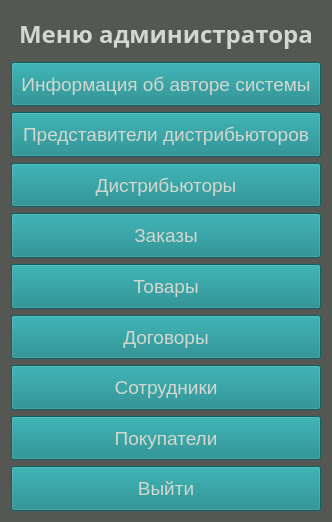
<?xml version="1.0" encoding="UTF-8"?>
<ui version="4.0">
 <class>AdminWindow</class>
 <widget class="QWidget" name="AdminWindow">
  <property name="geometry">
   <rect>
    <x>0</x>
    <y>0</y>
    <width>332</width>
    <height>522</height>
   </rect>
  </property>
  <property name="windowTitle">
   <string>АИС МЭТ</string>
  </property>
  <property name="styleSheet">
   <string notr="true">background-color: rgb(85, 87, 83);</string>
  </property>
  <layout class="QGridLayout" name="gridLayout">
   <item row="0" column="0">
    <layout class="QVBoxLayout" name="verticalLayout">
     <item>
      <widget class="QLabel" name="label">
       <property name="sizePolicy">
        <sizepolicy hsizetype="Preferred" vsizetype="Expanding">
         <horstretch>0</horstretch>
         <verstretch>0</verstretch>
        </sizepolicy>
       </property>
       <property name="font">
        <font>
         <family>Ubuntu Mono</family>
         <pointsize>18</pointsize>
         <weight>75</weight>
         <bold>true</bold>
        </font>
       </property>
       <property name="styleSheet">
        <string notr="true">color: rgb(211, 215, 207);</string>
       </property>
       <property name="text">
        <string>Меню администратора</string>
       </property>
       <property name="alignment">
        <set>Qt::AlignCenter</set>
       </property>
      </widget>
     </item>
     <item>
      <widget class="QPushButton" name="btnBuyers_2">
       <property name="sizePolicy">
        <sizepolicy hsizetype="Minimum" vsizetype="Expanding">
         <horstretch>0</horstretch>
         <verstretch>0</verstretch>
        </sizepolicy>
       </property>
       <property name="font">
        <font>
         <pointsize>14</pointsize>
        </font>
       </property>
       <property name="styleSheet">
        <string notr="true">background-color: rgb(18, 133, 135);
color: rgb(211, 215, 207);
border-color: rgb(211, 215, 207);</string>
       </property>
       <property name="text">
        <string>Информация об авторе системы</string>
       </property>
      </widget>
     </item>
     <item>
      <widget class="QPushButton" name="btnDistrReps">
       <property name="sizePolicy">
        <sizepolicy hsizetype="Minimum" vsizetype="Expanding">
         <horstretch>0</horstretch>
         <verstretch>0</verstretch>
        </sizepolicy>
       </property>
       <property name="font">
        <font>
         <pointsize>14</pointsize>
        </font>
       </property>
       <property name="styleSheet">
        <string notr="true">background-color: rgb(18, 133, 135);
color: rgb(211, 215, 207);
border-color: rgb(211, 215, 207);</string>
       </property>
       <property name="text">
        <string>Представители дистрибьюторов</string>
       </property>
      </widget>
     </item>
     <item>
      <widget class="QPushButton" name="btnDistributors">
       <property name="sizePolicy">
        <sizepolicy hsizetype="Minimum" vsizetype="Expanding">
         <horstretch>0</horstretch>
         <verstretch>0</verstretch>
        </sizepolicy>
       </property>
       <property name="font">
        <font>
         <pointsize>14</pointsize>
        </font>
       </property>
       <property name="styleSheet">
        <string notr="true">background-color: rgb(18, 133, 135);
color: rgb(211, 215, 207);
border-color: rgb(211, 215, 207);</string>
       </property>
       <property name="text">
        <string>Дистрибьюторы</string>
       </property>
      </widget>
     </item>
     <item>
      <widget class="QPushButton" name="btnOrders">
       <property name="sizePolicy">
        <sizepolicy hsizetype="Minimum" vsizetype="Expanding">
         <horstretch>0</horstretch>
         <verstretch>0</verstretch>
        </sizepolicy>
       </property>
       <property name="font">
        <font>
         <pointsize>14</pointsize>
        </font>
       </property>
       <property name="styleSheet">
        <string notr="true">background-color: rgb(18, 133, 135);
color: rgb(211, 215, 207);
border-color: rgb(211, 215, 207);</string>
       </property>
       <property name="text">
        <string>Заказы</string>
       </property>
      </widget>
     </item>
     <item>
      <widget class="QPushButton" name="btnItems">
       <property name="sizePolicy">
        <sizepolicy hsizetype="Minimum" vsizetype="Expanding">
         <horstretch>0</horstretch>
         <verstretch>0</verstretch>
        </sizepolicy>
       </property>
       <property name="font">
        <font>
         <pointsize>14</pointsize>
        </font>
       </property>
       <property name="styleSheet">
        <string notr="true">background-color: rgb(18, 133, 135);
color: rgb(211, 215, 207);
border-color: rgb(211, 215, 207);</string>
       </property>
       <property name="text">
        <string>Товары</string>
       </property>
      </widget>
     </item>
     <item>
      <widget class="QPushButton" name="btnStaff_2">
       <property name="sizePolicy">
        <sizepolicy hsizetype="Minimum" vsizetype="Expanding">
         <horstretch>0</horstretch>
         <verstretch>0</verstretch>
        </sizepolicy>
       </property>
       <property name="font">
        <font>
         <pointsize>14</pointsize>
        </font>
       </property>
       <property name="styleSheet">
        <string notr="true">background-color: rgb(18, 133, 135);
color: rgb(211, 215, 207);
border-color: rgb(211, 215, 207);</string>
       </property>
       <property name="text">
        <string>Договоры</string>
       </property>
      </widget>
     </item>
     <item>
      <widget class="QPushButton" name="btnStaff">
       <property name="sizePolicy">
        <sizepolicy hsizetype="Minimum" vsizetype="Expanding">
         <horstretch>0</horstretch>
         <verstretch>0</verstretch>
        </sizepolicy>
       </property>
       <property name="font">
        <font>
         <pointsize>14</pointsize>
        </font>
       </property>
       <property name="styleSheet">
        <string notr="true">background-color: rgb(18, 133, 135);
color: rgb(211, 215, 207);
border-color: rgb(211, 215, 207);</string>
       </property>
       <property name="text">
        <string>Сотрудники</string>
       </property>
      </widget>
     </item>
     <item>
      <widget class="QPushButton" name="btnBuyers">
       <property name="sizePolicy">
        <sizepolicy hsizetype="Minimum" vsizetype="Expanding">
         <horstretch>0</horstretch>
         <verstretch>0</verstretch>
        </sizepolicy>
       </property>
       <property name="font">
        <font>
         <pointsize>14</pointsize>
        </font>
       </property>
       <property name="styleSheet">
        <string notr="true">background-color: rgb(18, 133, 135);
color: rgb(211, 215, 207);
border-color: rgb(211, 215, 207);</string>
       </property>
       <property name="text">
        <string>Покупатели</string>
       </property>
      </widget>
     </item>
     <item>
      <widget class="QPushButton" name="btnExit">
       <property name="sizePolicy">
        <sizepolicy hsizetype="Minimum" vsizetype="Expanding">
         <horstretch>0</horstretch>
         <verstretch>0</verstretch>
        </sizepolicy>
       </property>
       <property name="font">
        <font>
         <pointsize>14</pointsize>
        </font>
       </property>
       <property name="styleSheet">
        <string notr="true">background-color: rgb(18, 133, 135);
color: rgb(211, 215, 207);
border-color: rgb(211, 215, 207);</string>
       </property>
       <property name="text">
        <string>Выйти</string>
       </property>
      </widget>
     </item>
    </layout>
   </item>
  </layout>
 </widget>
 <resources/>
 <connections/>
</ui>
